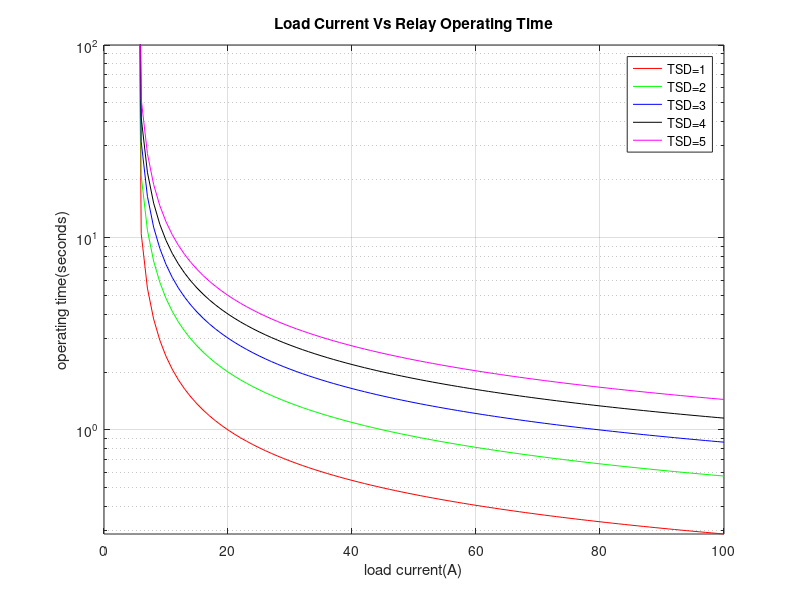

This figure's MATLAB source:
close all 
clear all
alfa=0.5;
i_threshold=5.0;
i_load=1:100;
nl=length(i_load);
 
for m=1:5
    TSD=m*1;
    for n=1:nl
    if i_load(n)>i_threshold
    operating_time(m,n)=TSD./((i_load(n)/i_threshold)^alfa-1);
    else
    operating_time(m,n)=100000;
    end
    end                                                                                                                                                                                                                                                                                                                                                                                                                                                                                                                                                                 
dd=['r','g','b','k','m'];
    semilogy(operating_time(m,:),dd(m));
    grid on;
    hold on;  

end
legend('TSD=1','TSD=2','TSD=3','TSD=4','TSD=5')
axis([0 100 0 100]);
title('Load Current Vs Relay Operating Time');
xlabel('load current(A)');
ylabel('operating time(seconds)');
